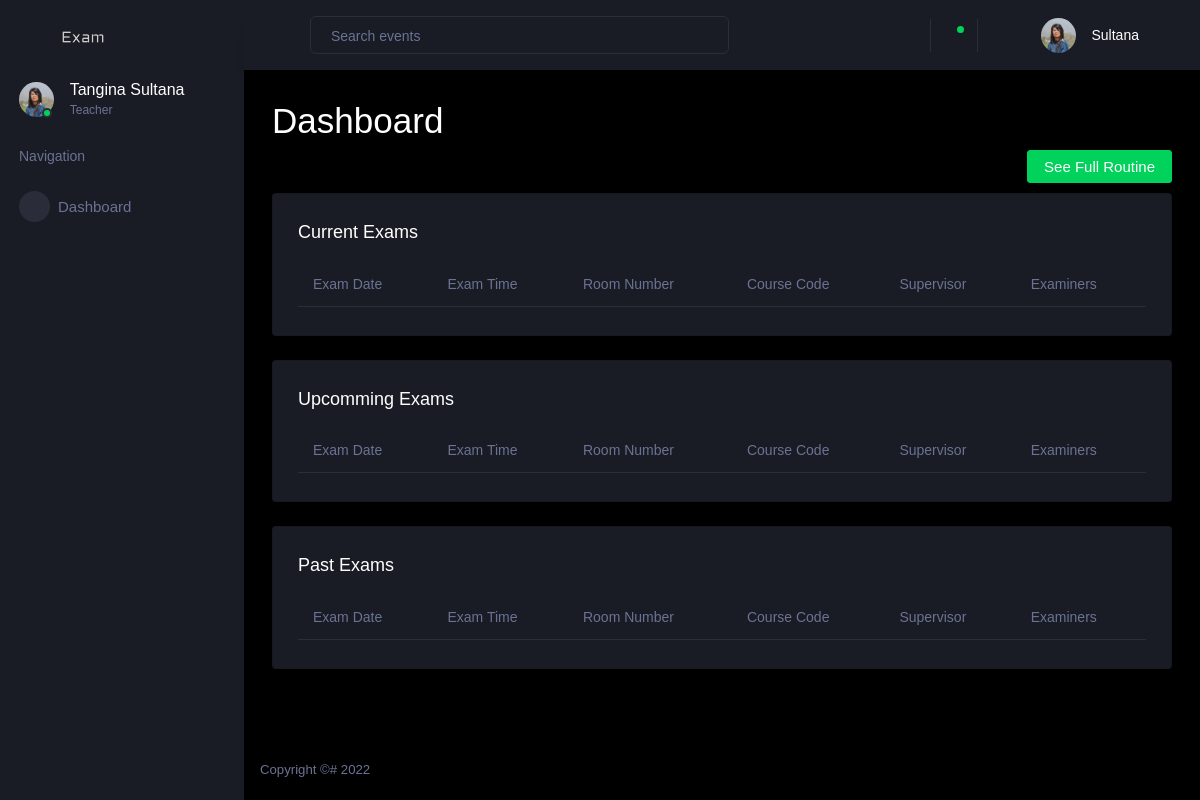
The app's page /user/ (signed in) with its own data.
### account/models.py (models this page shows, shortened)
class Teacher(models.Model):
    user = models.OneToOneField(
        User, on_delete=models.CASCADE, primary_key=True)
    title = models.CharField(max_length=255, null=False,
                             choices=TEACHER_TITLE_CHOICES, default='None')
    contact_number = models.CharField(null=False, unique=True, max_length=255)
    profile_picture = models.ImageField(
        upload_to=get_profile_pictures_directory, blank=True, null=True)
    department = models.ForeignKey(Department, on_delete=models.DO_NOTHING)
    is_available = models.BooleanField(default=True)
    total_creadits = models.DecimalField(
        max_digits=10, decimal_places=2, default=0)

### dashboard/views.py (the view)
# urls.py: path('', dashboard, name='dashboard-page'),
def dashboard(request):
    context = get_context(request)
    return render(request, 'dashboard.html', context)

### dashboard/views.py (called while the page is built, shortened)
def is_dean(user):
    try:
        teacher = Teacher.objects.get(user=user)
    except Teacher.DoesNotExist:
        return None
    deans = Dean.objects.filter(teacher=teacher).order_by('-joined')[:1]
    if len(deans) != 1:
        return None
    return deans[0]

def is_staff(user):
    try:
        staff = Staff.objects.get(user=user)
    except Staff.DoesNotExist:
        return None
    return staff

def is_teacher(user):
    try:
        teacher = Teacher.objects.get(user=user)
    except Teacher.DoesNotExist:
        return None
    return teacher

def get_exams(approved_routines, teacher=None):
    past = []
    current = []
    upcomming = []
    today = date.today()
    return current, past, upcomming

def get_notification(user):
    return Notification.objects.filter(user=user, marked_read=False).all()

### dashboard/templates/dashboard.html (shortened to what this page needs)
{% extends "dashboard-base.html" %}
{% load static %}
{% block content %}
<h1>Dashboard</h1>
<div class="create-new">
  <a class="nav-link btn btn-success create-new-button" href="{% url 'full-routine' %}">
    See Full Routine
  </a>
</div>
<div class="row">
  <div class="col-12 grid-margin">
    <div class="card">
      <div class="card-body">
        <h4 class="card-title">Current Exams</h4>
        <div class="table-responsive">
          <table class="table">
            <thead>
              <tr>
                <th>Exam Date</th>
                <th>Exam Time</th>
                <th>Room Number</th>
                <th>Course Code</th>
                <th>Supervisor</th>
                <th>Examiners</th>
              </tr>
            </thead>
          </table>
        </div>
      </div>
    </div>
  </div>
</div>
<div class="row">
  <div class="col-12 grid-margin">
    <div class="card">
      <div class="card-body">
        <h4 class="card-title">Upcomming Exams</h4>
        <div class="table-responsive">
          <table class="table">
            <thead>
              <tr>
                <th>Exam Date</th>
                <th>Exam Time</th>
                <th>Room Number</th>
                <th>Course Code</th>
                <th>Supervisor</th>
                <th>Examiners</th>
              </tr>
            </thead>
          </table>
        </div>
      </div>
    </div>
  </div>
</div>
<div class="row">
  <div class="col-12 grid-margin">
    <div class="card">
      <div class="card-body">
        <h4 class="card-title">Past Exams</h4>
        <div class="table-responsive">
          <table class="table">
            <thead>
              <tr>
                <th>Exam Date</th>
                <th>Exam Time</th>
                <th>Room Number</th>
                <th>Course Code</th>
                <th>Supervisor</th>
                <th>Examiners</th>
              </tr>
            </thead>
          </table>
        </div>
      </div>
    </div>
  </div>
</div>
{% endblock content %}

### dashboard/templates/dashboard-base.html (shortened to what this page needs)
{% load static %}
<!DOCTYPE html>
<html lang="en">
<head>
  <link rel="stylesheet" href="{% static 'dashboard/vendors/mdi/css/materialdesignicons.min.css' %}" />
  <link rel="stylesheet" href="{% static 'dashboard/vendors/css/vendor.bundle.base.css' %}" />
  <link rel="stylesheet" href="{% static 'dashboard/vendors/jvectormap/jquery-jvectormap.css' %}" />
  <link rel="stylesheet" href="{% static 'dashboard/vendors/flag-icon-css/css/flag-icon.min.css' %}" />
  <link rel="stylesheet" href="{% static 'dashboard/vendors/owl-carousel-2/owl.carousel.min.css' %}" />
  <link rel="stylesheet" href="{% static 'dashboard/vendors/owl-carousel-2/owl.theme.default.min.css' %}" />
  <link rel="stylesheet" href="{% static 'dashboard/css/style.css' %}" />
</head>
<body>
  <div class="container-scroller">
    <nav class="sidebar sidebar-offcanvas" id="sidebar">
      <div class="sidebar-brand-wrapper d-none d-lg-flex align-items-center justify-content-center fixed-top">
        <a class="sidebar-brand brand-logo" href="#">
          <img src="{% static 'dashboard/images/logo.svg' %}" alt="logo" />
        </a>
      </div>
      <ul class="nav">
        <li class="nav-item profile">
          <div class="profile-desc">
            <div class="profile-pic">
              <div class="count-indicator">
                {% if user.profile_picture %}
                <img class="img-xs rounded-circle" src="{{ user.profile_picture.url }}" />
                {% else %}
                <img class="img-xs rounded-circle" src="{% static 'dashboard/images/dummy.png' %}" />
                {% endif %}
                <span class="count bg-success"></span>
              </div>
              <div class="profile-name">
                <h5 class="mb-0 font-weight-normal">
                  {{ user.user.first_name }} {{ user.user.last_name }}
                </h5>
                <span>
                  {% if if_staff %}
                  Staff
                  {% elif if_dean %}
                  Dean
                  {% else %}
                  Teacher
                  {% endif %}
                </span>
              </div>
            </div>
          </div>
        </li>
        <li class="nav-item nav-category">
          <span class="nav-link">Navigation</span>
        </li>
        <li class="nav-item menu-items">
          <a class="nav-link" href="{% url 'dashboard-page' %}">
            <span class="menu-icon">
              <i class="mdi mdi-speedometer"></i>
            </span>
            <span class="menu-title">Dashboard</span>
          </a>
        </li>
      </ul>
    </nav>
    <div class="container-fluid page-body-wrapper">
      <nav class="navbar p-0 fixed-top d-flex flex-row">
        <div class="navbar-menu-wrapper flex-grow d-flex align-items-stretch">
          <button class="navbar-toggler navbar-toggler align-self-center" type="button" data-toggle="minimize">
            <span class="mdi mdi-menu"></span>
          </button>
          <ul class="navbar-nav w-100">
            <li class="nav-item w-100">
              <form class="nav-link mt-2 mt-md-0 d-none d-lg-flex search" method="post"
                action="{% url 'search-page' %}">
                <input type="text" name="search" class="form-control" placeholder="Search events" />
              </form>
            </li>
          </ul>
          <ul class="navbar-nav navbar-nav-right">
            <li class="nav-item nav-settings d-none d-lg-block">
              <a class="nav-link" href="#">
                <i class="mdi mdi-view-grid"></i>
              </a>
            </li>
            <li class="nav-item dropdown border-left">
              <a class="nav-link count-indicator dropdown-toggle" id="messageDropdown" href="#" data-toggle="dropdown"
                aria-expanded="false">
                <i class="mdi mdi-email"></i>
                <span class="count bg-success"></span>
              </a>
            </li>
            <li class="nav-item dropdown border-left">
              <a class="nav-link count-indicator dropdown-toggle" id="notificationDropdown" href="#"
                data-toggle="dropdown">
                <i class="mdi mdi-bell"></i>
              </a>
            </li>
            <li class="nav-item dropdown">
              <a class="nav-link" id="profileDropdown" href="#" data-toggle="dropdown">
                <div class="navbar-profile">
                  {% if user.profile_picture %}
                  <img class="img-xs rounded-circle" src="{{ user.profile_picture.url }}" />
                  {% else %}
                  <img class="img-xs rounded-circle" src="{% static 'dashboard/images/dummy.png' %}" />
                  {% endif %}
                  <p class="mb-0 d-none d-sm-block navbar-profile-name">
                    {{ user.user.last_name }}
                  </p>
                  <i class="mdi mdi-menu-down d-none d-sm-block pl-3"></i>
                </div>
              </a>
            </li>
          </ul>
        </div>
      </nav>
      <div class="main-panel">
        <div class="content-wrapper">
          {% block content %}{% endblock %}
        </div>
        <footer class="footer">
          <div class="d-sm-flex justify-content-center justify-content-sm-between">
            <span class="text-muted d-block text-center text-sm-left d-sm-inline-block">Copyright ©# 2022</span>
          </div>
        </footer>
      </div>
    </div>
  </div>
</body>
</html>

### records on screen
Teacher: profile_picture (picture), user.first_name "Tangina", user.last_name "Sultana"
